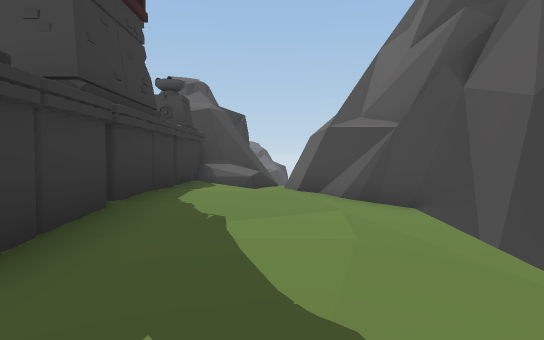
[1] (above)

16 first-person views from a walk through a Unity game level. The camera is 1.5 m above the floor, tilts 2° down and sees 75° across. The floor is counted in squares, 2 m on a side. Each view is taken from the middle of a square. On the plan, view 1 faces up. The plan holds only what a view shows up to about 11 squares ahead; the rest is blank. The place goes on beyond the plan.

[2]
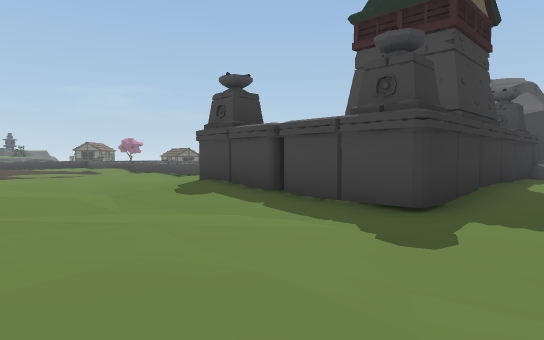

[3]
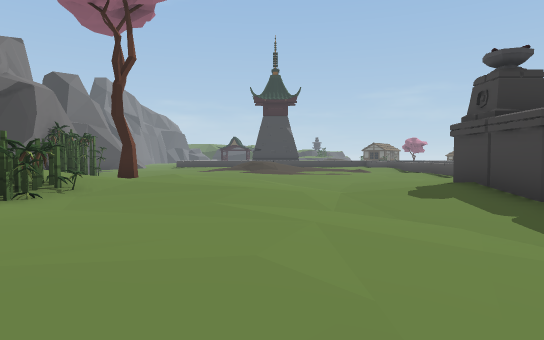

[4]
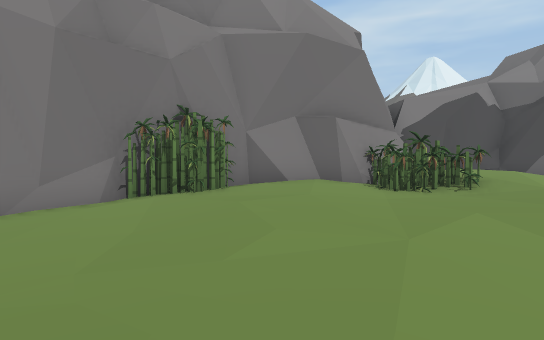

[5]
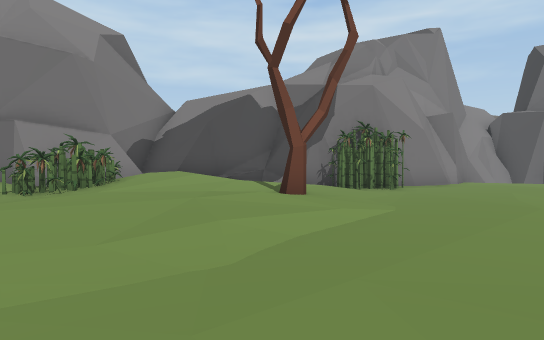

[6]
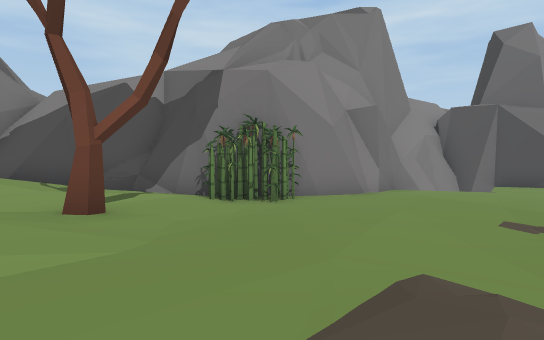

[7]
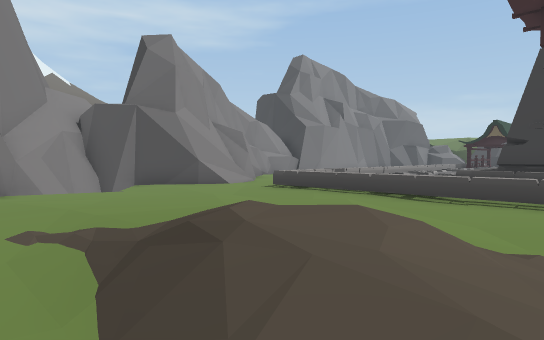

[8]
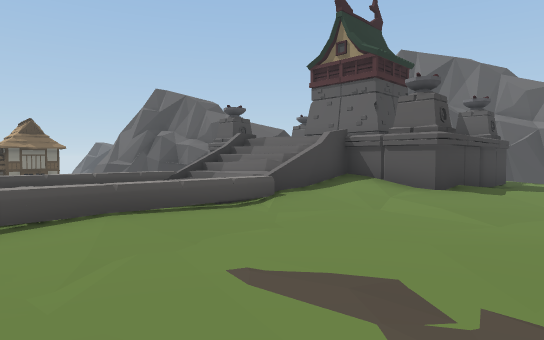

[9]
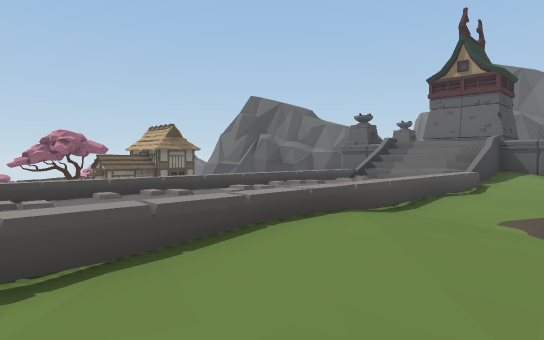

[10]
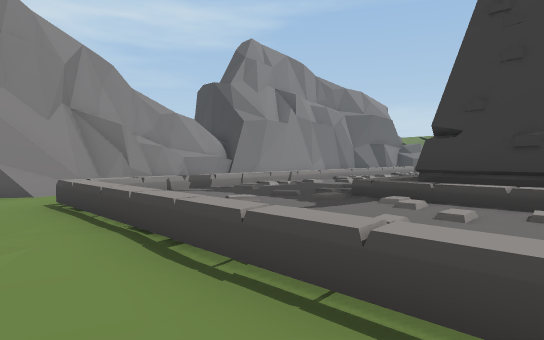

[11]
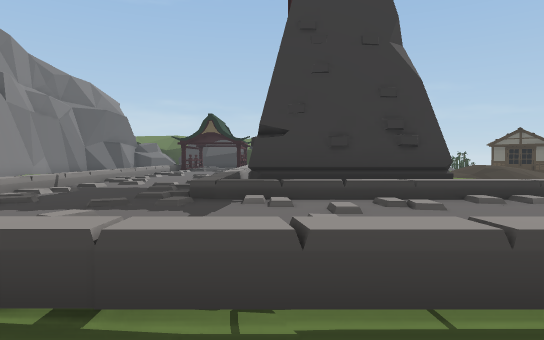

[12]
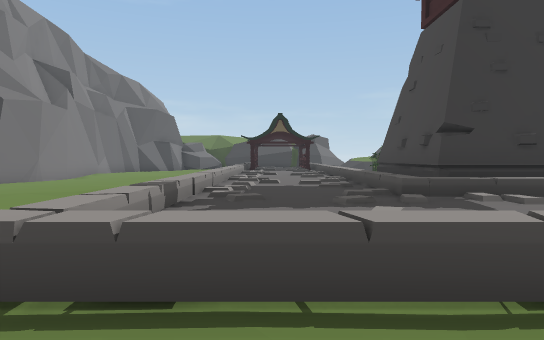

[13]
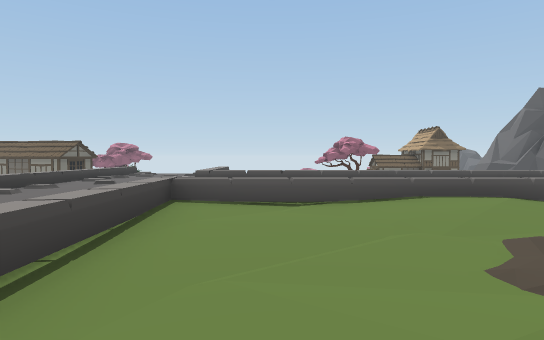

[14]
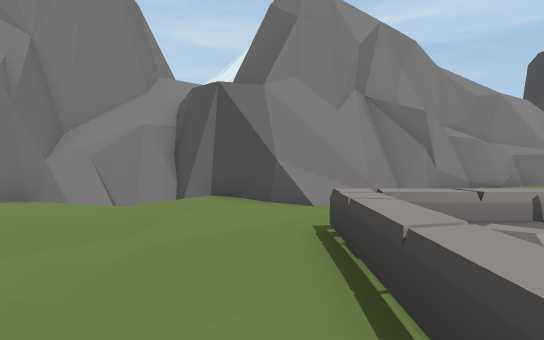

[15]
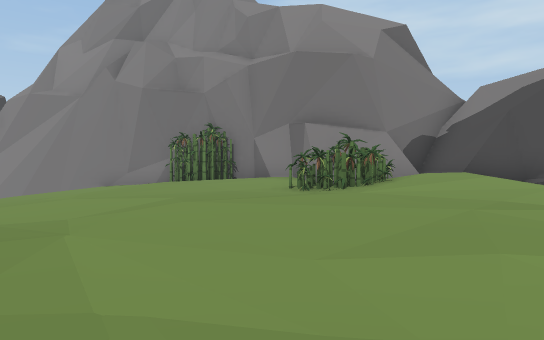

[16]
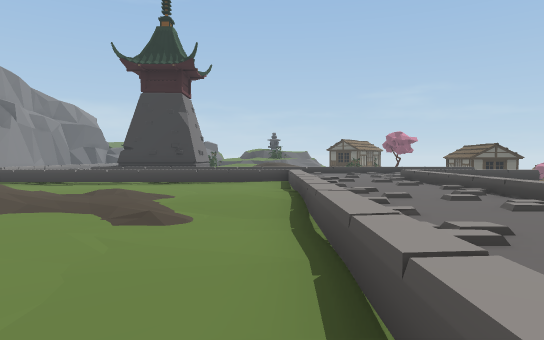

### Floor plan
Key: @ floor where view 1 was taken; # wall or solid block; x gap in a wall; . main floor; : floor 0.25 m higher than the main floor; - floor 0.25 m lower than the main floor; + floor 0.5 m higher than the main floor; * floor 0.75 m higher than the main floor; / step, stairs or slope; = window, fence, low wall or low ledge; ^ raised ledge; v drop or lower ground; T tree; W tower; O other object.
Columns run from 30 left of view 1 to 3 right of it. Each row starts with its distance up from view 1.
 10                             ##x
  9       =:                    #=/#
  8       =:                    O/-#
  7       *: ============##     O//##
  6       */ ::++::::::  =#    OO:/-##
  5       //::::::::::+  =##   OO////#
  4  //   =///===::/======##    O/// #
  3  //    ::/:..::/....///O    O../
  2  //      /...::./....//OOOOOO../
  1          /...//:/....//////.----
  0       #:::...///........//.---@
 -1      #*:::..:///./....-///.//-
 -2     ##*:::...///./...//////://-  #
 -3    ##W#:::../ //./:.//:::::::/--v#
 -4 =======::=..  :/....//::::::://-##
 -5  +:::::::=...::...../////O::::O##
 -6  ::::::::=...........T///OO::OO#
 -7  ==::=:=^^...........////#####
 -8         ..........OO/////#
 -9     :.   ...--../#O##/=###
-10 ....... .=#.-v-/##  ####
-11 .......##=#.vv###
-12 ......###^#####
-13 ----/##
-14 #vv###

Where each view was taken, in squares from view 1:
view 1: 0 up, 0 right, facing up
view 2: 3 down, 0 right, facing up-left
view 3: 2 down, 0 right, facing left
view 4: 1 up, 2 left, facing down
view 5: 1 up, 9 left, facing down
view 6: 1 down, 12 left, facing down
view 7: 1 down, 14 left, facing down-left
view 8: 1 down, 14 left, facing up-right
view 9: 1 up, 19 left, facing up-right
view 10: 1 down, 19 left, facing down-left
view 11: 3 down, 19 left, facing left
view 12: 6 down, 19 left, facing left
view 13: 2 down, 19 left, facing up
view 14: 4 down, 20 left, facing down
view 15: 0 up, 9 left, facing down-right
view 16: 3 up, 10 left, facing left
